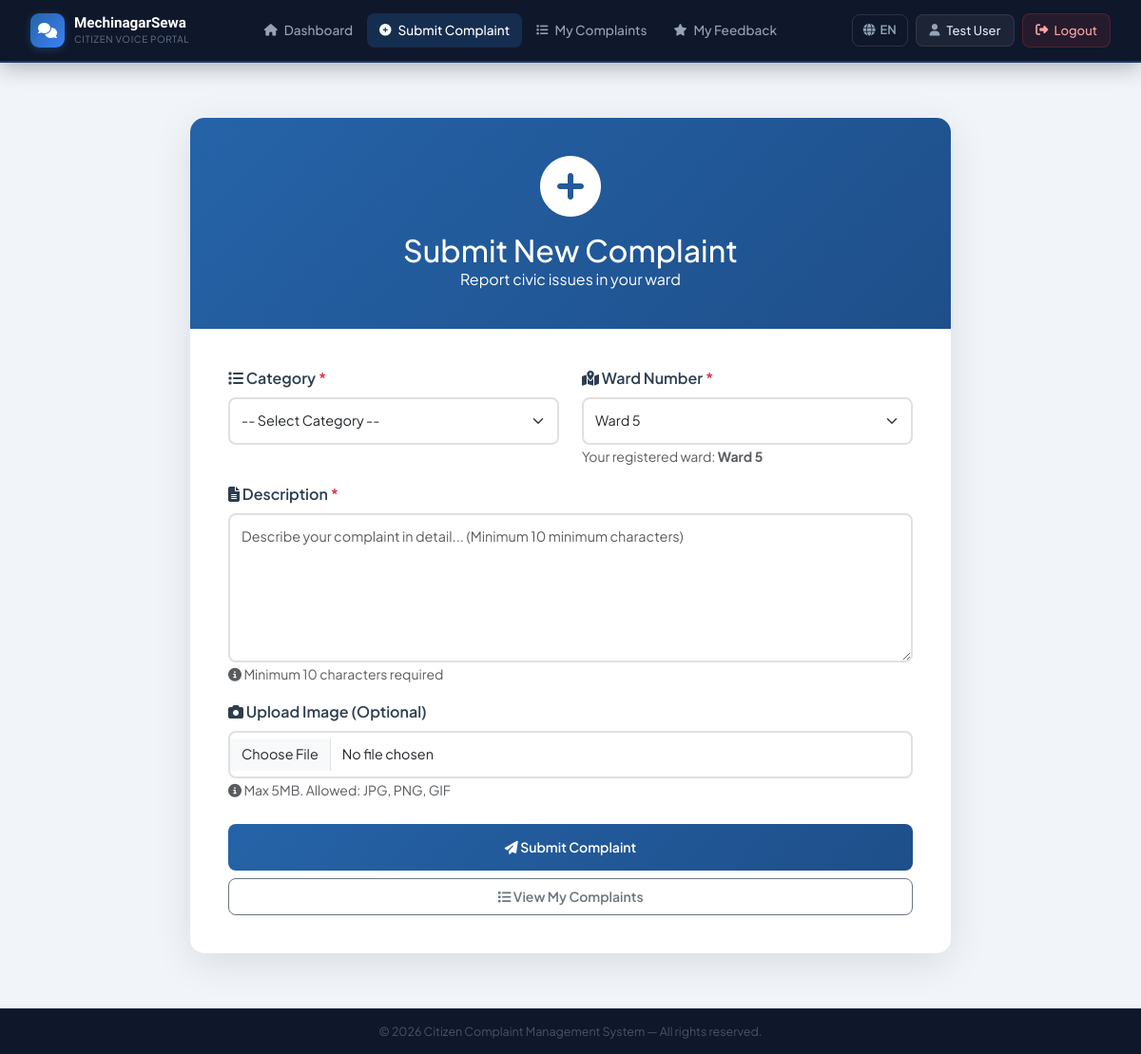
Screenshot of /complaints/submit/ (signed in) with the database file from the repository.
### accounts/models.py (models this page shows, shortened)
class User(AbstractUser):
    WARD_CHOICES = [(str(i), f'Ward {i}') for i in range(1, 16)]
    fullname = models.CharField(max_length=200)
    phone = models.CharField(max_length=20, blank=True, null=True)
    address = models.TextField(blank=True, null=True)
    ward = models.CharField(
        max_length=2,
        choices=WARD_CHOICES,
        blank=True,
        null=True,
        help_text="Your ward number (1-15)"
    )
    created_at = models.DateTimeField(auto_now_add=True)
    class Meta:
        db_table = 'users'

### complaints/views.py (the view, shortened to what this page needs)
# urls.py: path('submit/', views.submit_complaint, name='submit_complaint'),
@login_required
def submit_complaint(request):
    return render(request, 'complaints/submit_complaint.html')

### core/context_processors.py (called while the page is built)
def language(request):
    lang = request.session.get('language', 'en')
    return {
        'lang': lang,
        'translations': get_lang_dict(lang),
        't': get_lang_dict(lang),  # Shorter alias
    }

### core/translation.py (called while the page is built)
def get_lang_dict(lang='en'):
    return TRANSLATIONS.get(lang, TRANSLATIONS['en'])

### complaints/templates/complaints/submit_complaint.html (shortened to what this page needs)
{% extends 'base.html' %}
{% block content %}
<div class="complaint-form-container">
    <div class="complaint-card">
        <div class="complaint-header">
            <i class="fas fa-plus-circle"></i>
            <h2 class="mb-0">{{ t.submit_new_complaint }}</h2>
            <p class="mb-0">{{ t.report_civic_issues_ward }}</p>
        </div>
        <div class="complaint-body">
            <form method="post" enctype="multipart/form-data">
                <div class="row">
                    <div class="col-md-6 mb-3">
                        <label class="form-label">
                            <i class="fas fa-list"></i> {{ t.category }} <span class="text-danger">*</span>
                        </label>
                        <select name="category" class="form-select form-select-lg" required>
                            <option value="">{{ t.select_category_placeholder }}</option>
                        </select>
                    </div>
                    <div class="col-md-6 mb-3">
                        <label class="form-label">
                            <i class="fas fa-map-marked-alt"></i> {{ t.ward_number }} <span class="text-danger">*</span>
                        </label>
                        <select name="ward" class="form-select form-select-lg" required>
                            {% for i in "123456789012345" %}
                                <option value="{{ forloop.counter }}" {% if user.ward == forloop.counter|stringformat:"s" %}selected{% endif %}>
                                    {{ t.ward }} {{ forloop.counter }}
                                </option>
                            {% endfor %}
                        </select>
                        <small class="text-muted">
                            {% if user.ward %}
                                {{ t.registered_ward }}: <strong>{{ t.ward }} {{ user.ward }}</strong>
                            {% endif %}
                        </small>
                    </div>
                </div>
                <div class="mb-3">
                    <label class="form-label">
                        <i class="fas fa-file-alt"></i> {{ t.description }} <span class="text-danger">*</span>
                    </label>
                    <textarea name="description" class="form-control" rows="6"
                              required placeholder="{{ t.describe_complaint }} ({{ t.minimum }} 10 {{ t.min_characters }})"
                              minlength="10"></textarea>
                    <small class="text-muted">
                        <i class="fas fa-info-circle"></i> {{ t.minimum }} 10 {{ t.characters_required }}
                    </small>
                </div>
                <div class="mb-4">
                    <label class="form-label">
                        <i class="fas fa-camera"></i> {{ t.upload_image }} ({{ t.optional }})
                    </label>
                    <input type="file" name="image" id="imageInput"
                           class="form-control"
                           accept="image/jpeg,image/png,image/gif,image/jpg"
                           onchange="previewImage(event)">
                    <small class="text-muted">
                        <i class="fas fa-info-circle"></i> {{ t.max_size }} 5MB. {{ t.allowed_formats }}: JPG, PNG, GIF
                    </small>
                </div>
                <div class="d-grid gap-2">
                    <button type="submit" class="btn btn-submit btn-lg">
                        <i class="fas fa-paper-plane"></i> {{ t.submit_complaint }}
                    </button>
                    <a href="{% url 'my_complaints' %}" class="btn btn-outline-secondary btn-lg">
                        <i class="fas fa-list"></i> {{ t.view_my_complaints }}
                    </a>
                </div>
            </form>
        </div>
    </div>
</div>
{% endblock %}

### templates/base.html (shortened to what this page needs)
{% load static %}
<!DOCTYPE html>
<html lang="{{ lang }}">
<head>
    <link href="https://cdn.jsdelivr.net/npm/bootstrap@5.3.3/dist/css/bootstrap.min.css" rel="stylesheet">
    <link rel="stylesheet" href="https://cdnjs.cloudflare.com/ajax/libs/font-awesome/6.4.0/css/all.min.css">
</head>
<body>
    <nav class="main-navbar">
        <div class="navbar-inner">
            <a href="/" class="navbar-brand-custom">
                <div class="brand-icon">
                    <i class="fas fa-comments"></i>
                </div>
                <div>
                    <div class="brand-text">MechinagarSewa</div>
                    <div class="brand-sub">Citizen Voice Portal</div>
                </div>
            </a>
            <ul class="nav-links" id="navLinks">
                {% if user.is_authenticated %}
                    {% if user.is_staff %}
                        <li>
                            <a class="nav-link-custom" href="{% url 'admin_dashboard' %}">
                                <i class="fas fa-tachometer-alt"></i> {{ t.dashboard }}
                            </a>
                        </li>
                        <li>
                            <a class="nav-link-custom" href="{% url 'admin_complaint_list' %}">
                                <i class="fas fa-tasks"></i> {{ t.manage_complaints }}
                            </a>
                        </li>
                        <li>
                            <a class="nav-link-custom" href="{% url 'admin_statistics' %}">
                                <i class="fas fa-chart-bar"></i> {{ t.statistics }}
                            </a>
                        </li>
                        <li>
                            <a class="nav-link-custom" href="/admin/">
                                <i class="fas fa-cog"></i> {{ t.admin_panel }}
                            </a>
                        </li>
                    {% else %}
                        <li>
                            <a class="nav-link-custom" href="{% url 'citizen_dashboard' %}">
                                <i class="fas fa-home"></i> {{ t.dashboard }}
                            </a>
                        </li>
                        <li>
                            <a class="nav-link-custom" href="{% url 'submit_complaint' %}">
                                <i class="fas fa-plus-circle"></i> {{ t.submit_complaint }}
                            </a>
                        </li>
                        <li>
                            <a class="nav-link-custom" href="{% url 'my_complaints' %}">
                                <i class="fas fa-list"></i> {{ t.my_complaints }}
                            </a>
                        </li>
                        <li>
                            <a class="nav-link-custom" href="{% url 'my_feedback' %}">
                                <i class="fas fa-star"></i> {{ t.my_feedback }}
                            </a>
                        </li>
                    {% endif %}
                {% endif %}
            </ul>
            <div class="navbar-right">
                <div class="dropdown">
                    <button class="lang-btn" data-bs-toggle="dropdown" aria-expanded="false">
                        <i class="fas fa-globe"></i>
                        {% if lang == 'ne' %}NE{% else %}EN{% endif %}
                    </button>
                </div>
                {% if user.is_authenticated %}
                    <div class="user-pill">
                        {% if user.is_staff %}
                            <i class="fas fa-user-shield"></i>
                        {% else %}
                            <i class="fas fa-user"></i>
                        {% endif %}
                        <span>{{ user.fullname|truncatechars:16 }}</span>
                    </div>
                    <a href="#" class="logout-btn" onclick="confirmLogout(event)">
                        <i class="fas fa-sign-out-alt"></i>
                        <span class="d-none d-md-inline">{{ t.logout }}</span>
                    </a>
                {% endif %}
            </div>
        </div>
    </nav>
    <div class="page-content">
        {% block content %}{% endblock %}
    </div>
    <footer class="main-footer">
        © {% now "Y" %} Citizen Complaint Management System &mdash; All rights reserved.
    </footer>
</body>
</html>

### templates/base.html (style rules this page uses)
:root { --primary: #2563a8; --primary-dark: #1a4a8a; --primary-light: #dbeafe; --accent: #ef4444; --success: #16a34a; --warning: #d97706; --dark: #0f172a; --nav-bg: #0f172a; --surface: #ffffff; --bg: #f1f5f9; --muted: #64748b; --border: #e2e8f0; --text: #1e293b; }
* { margin: 0; padding: 0; box-sizing: border-box; }
body { font-family: 'Plus Jakarta Sans', sans-serif; background: var(--bg); color: var(--text); min-height: 100vh; display: flex; flex-direction: column; }
.main-navbar { background: var(--nav-bg); border-bottom: 2px solid rgba(37, 99, 168, 0.5); padding: 0; position: sticky; top: 0; z-index: 1000; box-shadow: 0 4px 24px rgba(0,0,0,0.3); }
.navbar-inner { display: flex; align-items: center; justify-content: space-between; padding: 0 2rem; height: 64px; position: relative; }
.navbar-brand-custom { display: flex; align-items: center; gap: 10px; text-decoration: none; flex-shrink: 0; }
.brand-icon { width: 36px; height: 36px; background: linear-gradient(135deg, var(--primary), #3b82f6); border-radius: 9px; display: flex; align-items: center; justify-content: center; color: white; font-size: 1rem; box-shadow: 0 2px 8px rgba(37,99,168,0.45); }
.brand-text { font-family: 'Sora', sans-serif; font-size: 0.95rem; font-weight: 700; color: #ffffff; line-height: 1.2; }
.brand-sub { font-size: 0.62rem; color: #64748b; font-weight: 400; letter-spacing: 0.6px; text-transform: uppercase; }
.nav-links { display: flex; align-items: center; gap: 2px; list-style: none; margin: 0; padding: 0; }
.nav-links .nav-link-custom { display: flex; align-items: center; gap: 7px; padding: 8px 13px; color: #94a3b8; text-decoration: none; font-size: 0.85rem; font-weight: 500; border-radius: 8px; transition: all 0.2s ease; white-space: nowrap; }
.nav-links .nav-link-custom.active { color: #ffffff; background: rgba(37, 99, 168, 0.3); }
.nav-links .nav-link-custom i { font-size: 0.78rem; }
.navbar-right { display: flex; align-items: center; gap: 8px; flex-shrink: 0; }
.user-pill { display: flex; align-items: center; gap: 7px; padding: 6px 14px; background: rgba(255,255,255,0.06); border: 1px solid rgba(255,255,255,0.09); border-radius: 8px; color: #e2e8f0; font-size: 0.82rem; font-weight: 500; white-space: nowrap; }
.user-pill i { font-size: 0.78rem; color: #94a3b8; }
.lang-btn { display: flex; align-items: center; gap: 5px; padding: 6px 11px; background: transparent; border: 1px solid rgba(255,255,255,0.12); border-radius: 8px; color: #94a3b8; font-size: 0.8rem; font-weight: 600; cursor: pointer; transition: all 0.2s; text-decoration: none; font-family: 'Plus Jakarta Sans', sans-serif; }
.lang-btn::after { display: none !important; }
.logout-btn { display: flex; align-items: center; gap: 6px; padding: 7px 13px; background: rgba(239,68,68,0.1); border: 1px solid rgba(239,68,68,0.2); border-radius: 8px; color: #fca5a5; font-size: 0.82rem; font-weight: 500; cursor: pointer; transition: all 0.2s; text-decoration: none; }
.page-content { flex: 1; padding: 28px 24px; }
.main-footer { background: var(--nav-bg); border-top: 1px solid rgba(255,255,255,0.06); padding: 14px 24px; text-align: center; color: #475569; font-size: 0.78rem; }
.btn { font-weight: 600; font-size: 0.875rem; border-radius: 8px; }
.form-control, .form-select { border: 1.5px solid var(--border); border-radius: 8px; font-size: 0.9rem; transition: all 0.2s; }

### complaints/templates/complaints/submit_complaint.html (style rules this page uses)
.complaint-form-container { max-width: 800px; margin: 30px auto; }
.complaint-card { background: white; border-radius: 15px; box-shadow: 0 10px 40px rgba(0,0,0,0.1); overflow: hidden; }
.complaint-header { background: linear-gradient(135deg, #2563a8 0%, #1e4f8a 100%); color: white; padding: 40px; text-align: center; }
.complaint-header i { font-size: 4rem; margin-bottom: 1rem; }
.complaint-body { padding: 40px; }
.form-label { font-weight: 600; color: #2c3e50; margin-bottom: 0.5rem; }
.form-control, .form-select { border: 2px solid #e0e0e0; border-radius: 8px; padding: 12px; transition: all 0.3s ease; }
.btn-submit { background: linear-gradient(135deg, #2563a8 0%, #1e4f8a 100%); border: none; color: white; padding: 14px 30px; font-weight: 600; border-radius: 8px; transition: all 0.3s ease; }

### rows the page displays
User: fullname "Test User", ward "Ward 5", ward "5"

### other values shown
{{ t.dashboard }} "Dashboard"
{{ t.submit_complaint }} "Submit Complaint"
{{ t.my_complaints }} "My Complaints"
{{ t.my_feedback }} "My Feedback"
{{ t.logout }} "Logout"
{{ t.submit_new_complaint }} "Submit New Complaint"
{{ t.report_civic_issues_ward }} "Report civic issues in your ward"
{{ t.category }} "Category"
{{ t.ward_number }} "Ward Number"
{{ t.registered_ward }} "Your registered ward"
{{ t.ward }} "Ward"
{{ t.description }} "Description"
{{ t.minimum }} "Minimum"
{{ t.characters_required }} "characters required"
{{ t.upload_image }} "Upload Image"
